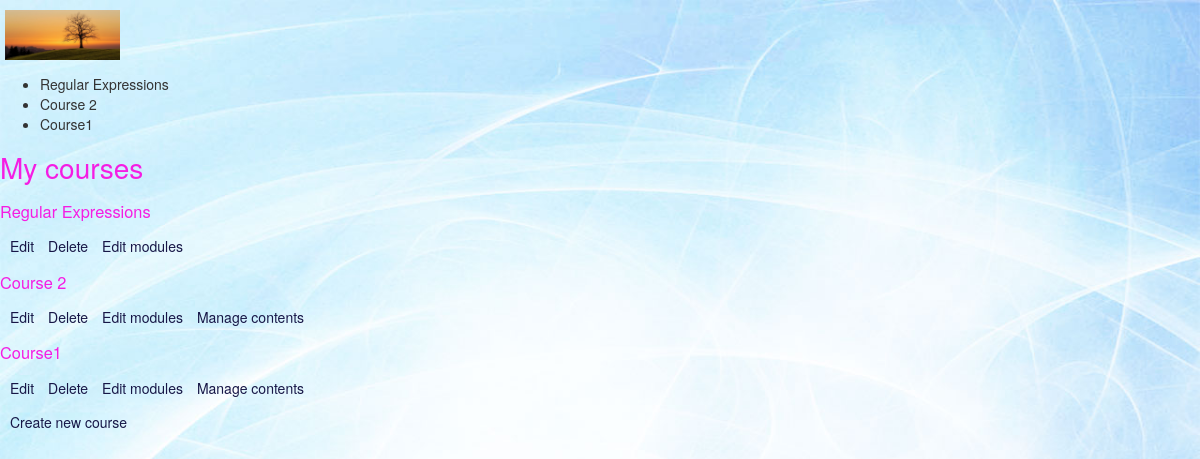
The page /course/mine/ (signed in) on the database its author committed.
### courses/models.py (models this page shows, shortened)
class Course(models.Model):
	owner = models.ForeignKey(User, related_name='courses_created')
	subject = models.ForeignKey(Subject, related_name='courses')
	title = models.CharField(max_length=200)
	slug = models.SlugField(max_length=200, unique=True)
	overview = models.TextField()
	created = models.DateTimeField(auto_now_add=True)
	students = models.ManyToManyField(User, related_name='courses_joined', blank=True)
	class Meta:
		ordering = ('-created',)

### courses/views.py (the view)
class ManageCourseListView(OwnerCourseMixin,ListView):
	template_name = 'courses/manage/course/list.html'

### courses/views.py (called while the page is built)
	def get_queryset(self):
		qs = super(OwnerMixin, self).get_queryset()
		return qs.filter(owner=self.request.user)

### courses/templates/courses/manage/course/list.html (shortened to what this page needs)
{% extends "base.html" %}
{% block content %}
<h1>My courses</h1>
<div class="module">
{% for course in object_list %}
<div class="course-info">
<h3>{{ course.title }}</h3>
<p>
<a href="{% url "course_edit" course.id %}">Edit</a>
<a href="{% url "course_delete" course.id %}">Delete</a>
<a href="{% url "course_module_update" course.id %}">Edit modules</a>
{% if course.modules.count > 0 %}
<a href="{% url "module_content_list" course.modules.first.id %}">Manage contents</a>
{% endif %}
</p>
</div>
{% empty %}
<p>You haven't created any courses yet.</p>
{% endfor %}
<p>
<a href="{% url "course_create" %}" class="button">Create new course</a>
</p>
</div>
{% endblock %}

### courses/templates/base.html (shortened to what this page needs)
{% load staticfiles %}
<!DOCTYPE html>
<html>
<head>
<link href="{% static "css/bootstrap.css" %}" rel="stylesheet">
</head>
<body>
<div id="header">
<img class = "logo" src="{% static 'images/background2.png' %}">
<ul class="menu">
{% if request.user.is_authenticated %}
{%for course in object_list%}
<li> {{course.title}} </li>
{% endfor %}
{% else %}
<div class="sign_in_up">
<li><a href="{% url "login" %}">Sign in</a></li>
</div>
{% endif %}
</ul>
</div>
{% block content %}
{% endblock %}
</body>
</html>

### rows shown on the page
Course: title "Regular Expressions"
Course: title "Course 2", shows "Manage contents"
Course: title "Course1", shows "Manage contents"
